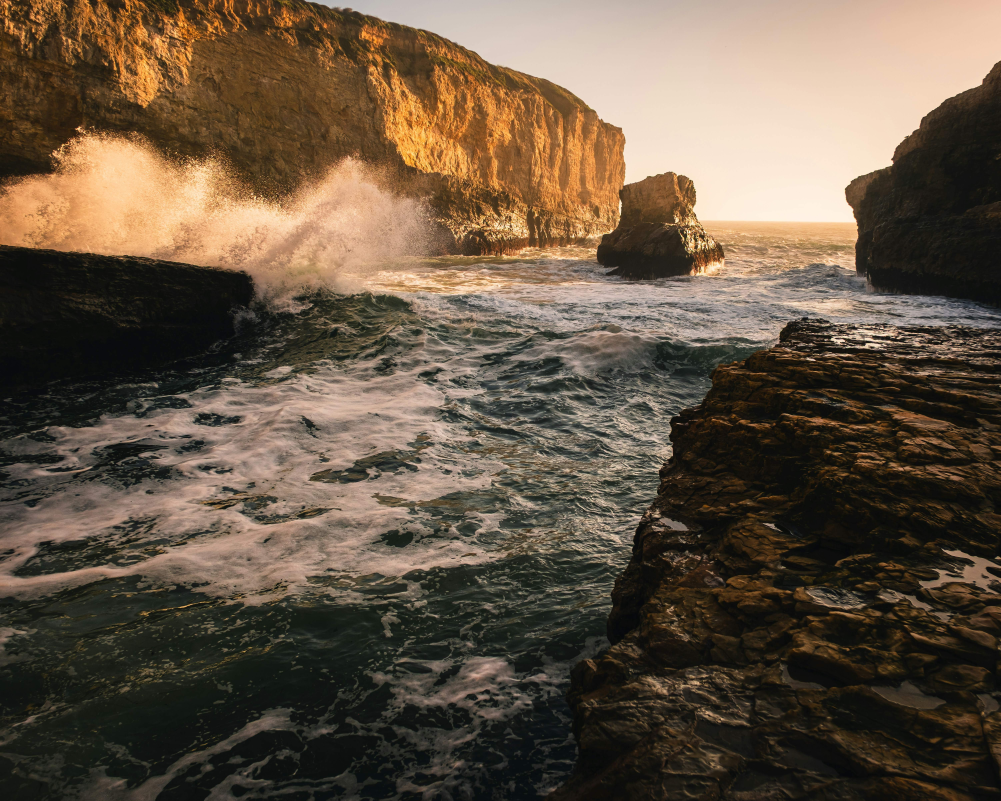
#> input picture Input images/image2.jpg, 6005 x 4804 px, found by its file name (shown at 1/6 size); the run also reads 1 picture not shown here
$ python main.py
#> lines starting #> are read from the running program, lines starting #| are printed output that depends on the picture
import cv2
import numpy as np
import matplotlib.pyplot as plt
import os

# ==========================================
# 1. SETUP: Create Directory Structure
# ==========================================
def setup_folders():
    folders = ['images/input', 'images/output', 'results']
    for folder in folders:
        os.makedirs(folder, exist_ok=True)
    print("✔ Directory structure verified.")

# ==========================================
# 2. LAB FUNCTIONS (Integrated with Save Logic)
# ==========================================

def run_lab_01(img_path):
    img = cv2.imread(img_path)
    if img is None: return None
    gray = cv2.cvtColor(img, cv2.COLOR_BGR2GRAY)
    cv2.imwrite('images/output/lab1_grayscale.jpg', gray)
    print("✔ Lab 1 Complete: Image Acquisition")
    return gray

def run_lab_02(img_gray):
    # Sampling 0.5x
    low_res = cv2.resize(img_gray, None, fx=0.5, fy=0.5, interpolation=cv2.INTER_LINEAR)
    cv2.imwrite('images/output/lab2_sampled_05.jpg', low_res)
    # Quantization 2-bit
    level = 4 # 2^2
    quantized = (np.floor(img_gray / (256/level)) * (256/level)).astype(np.uint8)
    cv2.imwrite('images/output/lab2_quantized_2bit.jpg', quantized)
    print("✔ Lab 2 Complete: Sampling & Quantization")

def run_lab_03(img_gray):
    rows, cols = img_gray.shape
    M = cv2.getRotationMatrix2D((cols/2, rows/2), 45, 1)
    rotated = cv2.warpAffine(img_gray, M, (cols, rows))
    cv2.imwrite('images/output/lab3_transformed.jpg', rotated)
    print("✔ Lab 3 Complete: Geometric Transformations")

def run_lab_04(img_gray):
    # Gamma Correction (Best for Enhancement)
    gamma = 1.5
    invGamma = 1.0 / gamma
    table = np.array([((i / 255.0) ** invGamma) * 255 for i in np.arange(0, 256)]).astype("uint8")
    enhanced = cv2.LUT(img_gray, table)
    cv2.imwrite('images/output/lab4_intensity.jpg', enhanced)
    print("✔ Lab 4 Complete: Intensity Transformations")

def run_lab_05(img_gray):
    equ = cv2.equalizeHist(img_gray)
    cv2.imwrite('images/output/lab5_histogram.jpg', equ)
    print("✔ Lab 5 Complete: Histogram Processing")

def run_lab_06_pipeline(img_path):
    # Final Integrated Pipeline
    img = cv2.imread(img_path)
    if img is None: return
    gray = cv2.cvtColor(img, cv2.COLOR_BGR2GRAY)
    equ = cv2.equalizeHist(gray)

    # Final Gamma fine-tuning
    table = np.array([((i / 255.0) ** (1/1.2)) * 255 for i in np.arange(0, 256)]).astype("uint8")
    final = cv2.LUT(equ, table)

    cv2.imwrite('images/output/lab6_final_system.jpg', final)
    print("✔ Lab 6 Complete: Final System Pipeline executed.")

# ==========================================
# 3. MAIN EXECUTION BLOCK
# ==========================================
if __name__ == "__main__":
    setup_folders()

    # Define your images (ensure these exist in your folder)
    # If testing in root, use 'image1.jpg'. If following GitHub, use 'images/input/image1.jpg'
    try:
        print("\n--- Starting DIP Enhancement System ---")

        # Lab 1: Acquisition & Understanding
        gray1 = run_lab_01('image1.jpg')

        # Lab 2: Sampling (using image2)
        img2 = cv2.imread('image2.jpg', 0) # Load as grayscale directly
#> img2: shape (4804, 6005); min 0, max 255, mean 87.6
        if img2 is not None: run_lab_02(img2)

        # Lab 3: Geometric (using image3)
        img3 = cv2.imread('image3.jpg', 0)
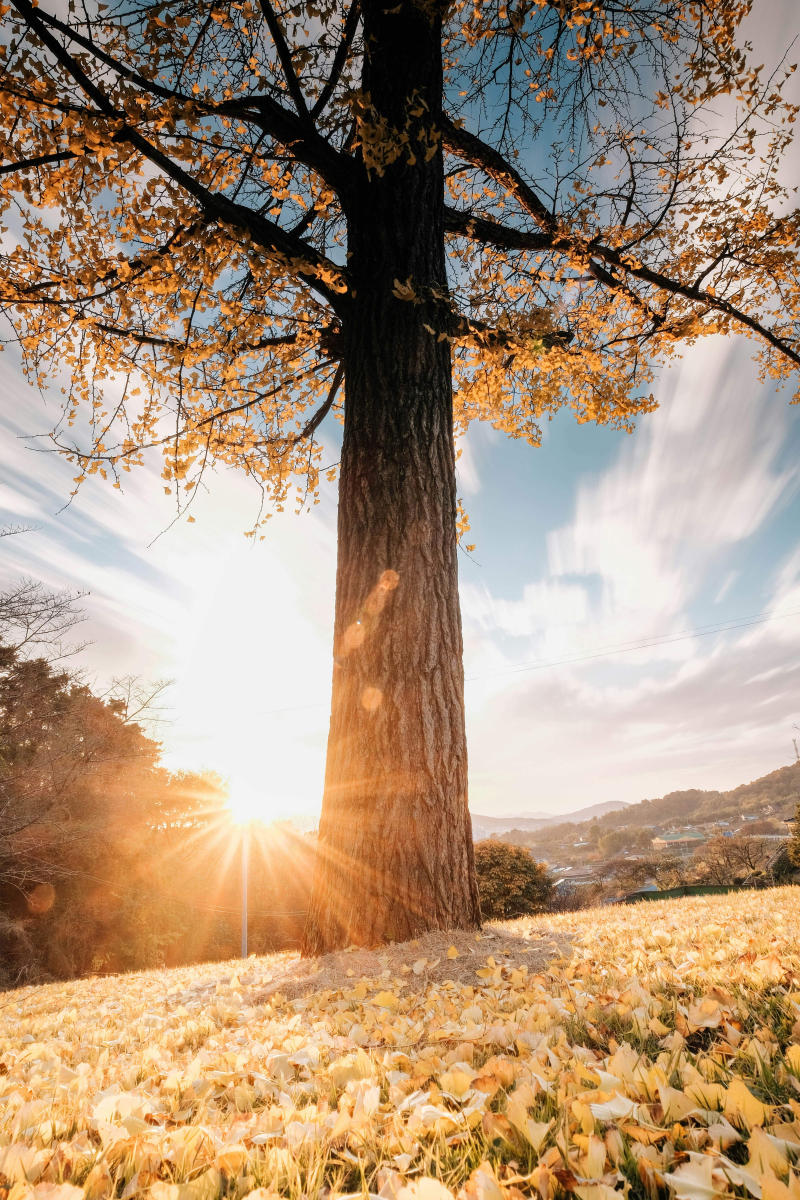
#> input picture Input images/image3.jpg, 4000 x 6000 px, found by its file name (shown at 1/5 size)
#> img3: shape (6000, 4000); min 0, max 255, mean 150.3
        if img3 is not None: run_lab_03(img3)

        # Lab 4: Intensity (using image4)
        img4 = cv2.imread('image4.jpg', 0)
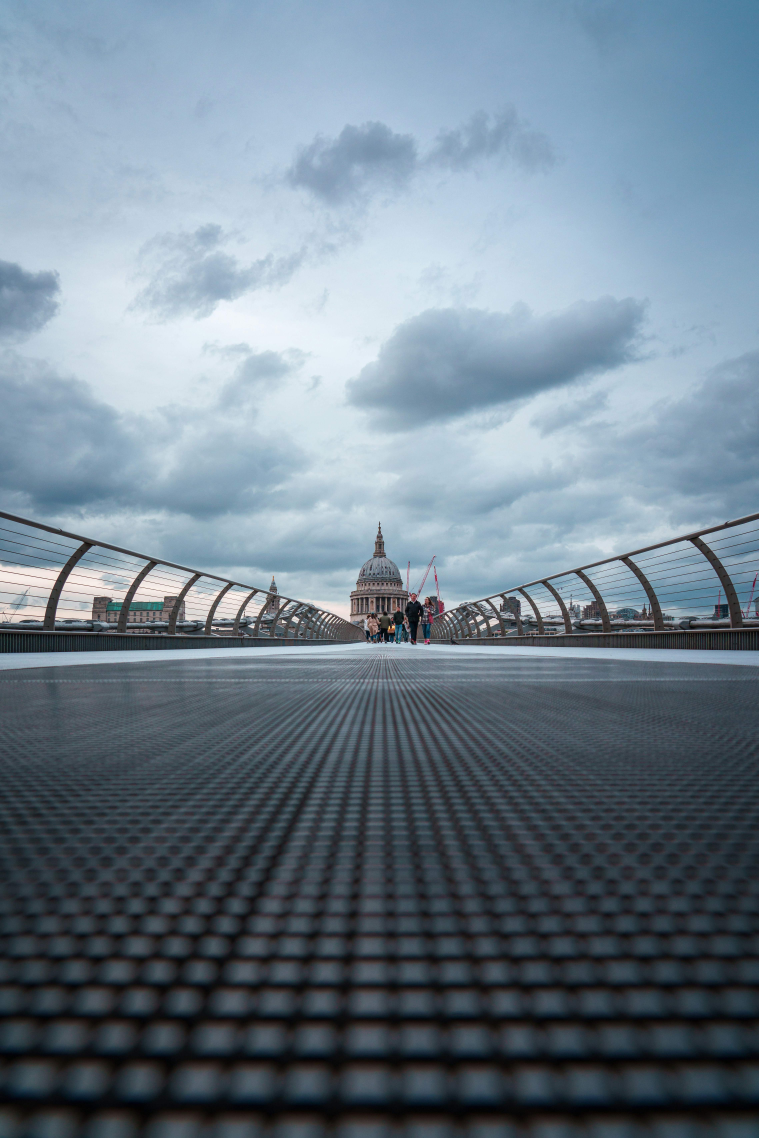
#> input picture Input images/image4.jpg, 4552 x 6828 px, found by its file name (shown at 1/6 size)
#> img4: shape (6828, 4552); min 0, max 255, mean 123.8
        if img4 is not None: run_lab_04(img4)

        # Lab 5: Histogram (using image5)
        img5 = cv2.imread('image5.jpg', 0)
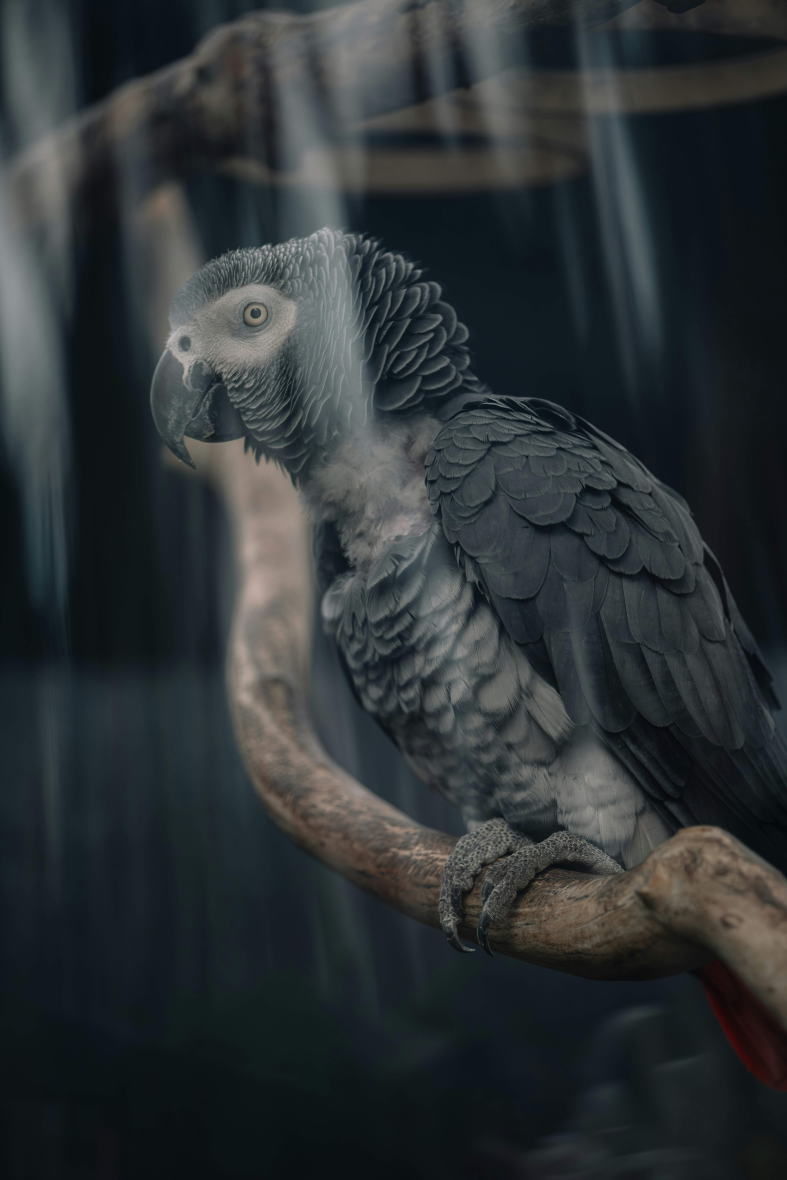
#> input picture Input images/image5.jpg, 5504 x 8256 px, found by its file name (shown at 1/7 size)
#> img5: shape (8256, 5504); min 5, max 194, mean 49.7
        if img5 is not None: run_lab_05(img5)

        # Lab 6: Full Pipeline (using image6)
        run_lab_06_pipeline('image6.jpg')
#> in run_lab_06_pipeline, `gray = cv2.cvtColor(img, cv2.COLOR_BGR2GRAY)`:
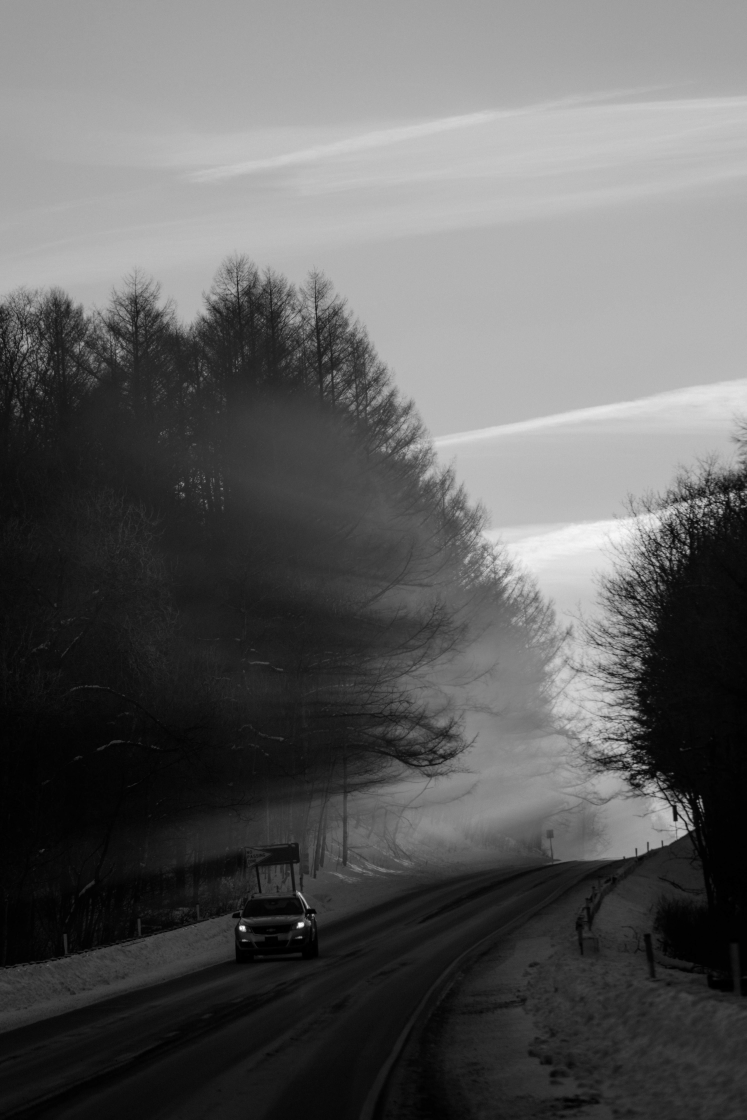
#> gray: shape (6720, 4480) (shown at 1/6 size); min 0, max 254, mean 95
#> in run_lab_06_pipeline, `equ = cv2.equalizeHist(gray)`:
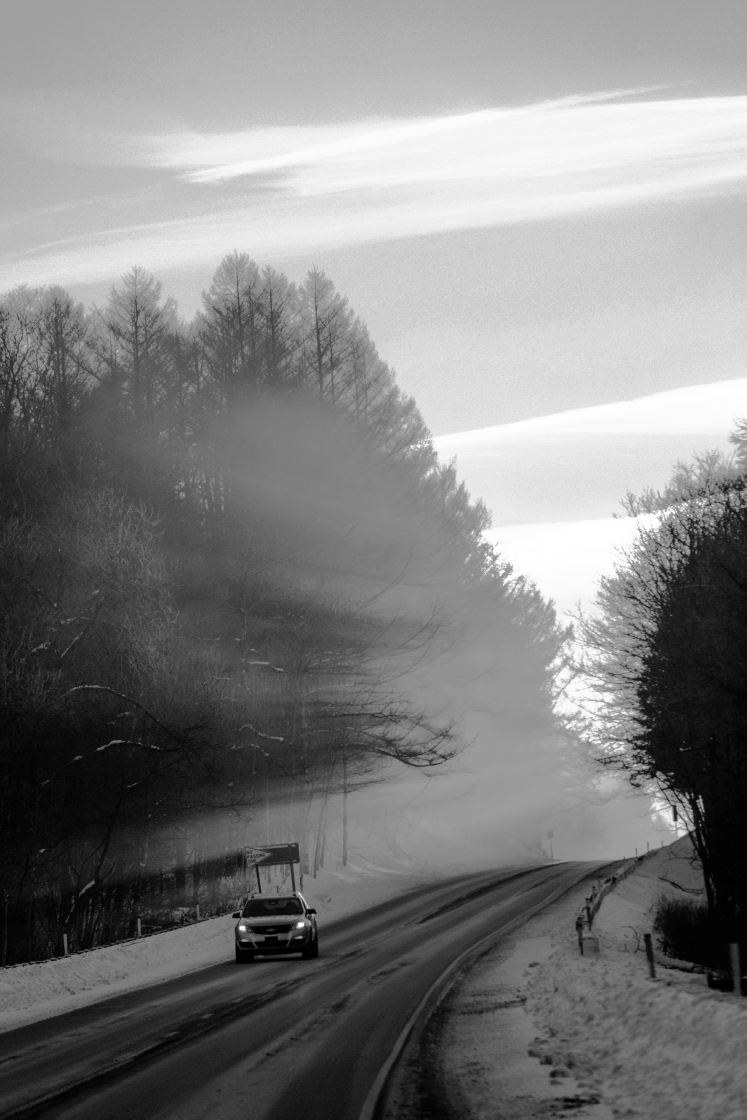
#> equ: shape (6720, 4480) (shown at 1/6 size); min 0, max 255, mean 128.2

        print("\n--- All Labs Completed Successfully ---")
        print("Results are stored in: images/output/")

    except Exception as e:
        print(f"An error occurred: {e}")
